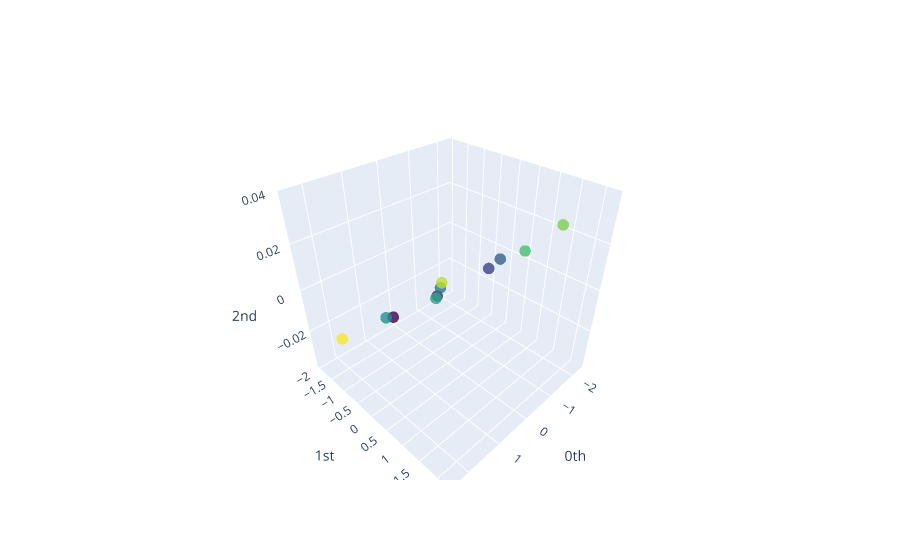

Here is the notebook cell this chart was saved with:
### Code cell
coords, diagrams_basic = smiles_to_persistence_diagrams(pyridine_smiles)
plot_point_cloud(coords)

### Figure 1 — Plotly figure (JSON) as saved in the notebook; plotly's stock layout.template omitted (floating-point values rounded to 4 significant figures)
{"data": [{"marker": {"color": [0, 1, 2, 3, 4, 5, 6, 7, 8, 9, 10], "colorscale": [[0, "#440154"], [0.1111, "#482878"], [0.2222, "#3e4989"], [0.3333, "#31688e"], [0.4444, "#26828e"], [0.5556, "#1f9e89"], [0.6667, "#35b779"], [0.7778, "#6ece58"], [0.8889, "#b5de2b"], [1, "#fde725"]], "opacity": 0.8, "size": 4}, "mode": "markers", "type": "scatter3d", "x": [0.39, -0.9243, -1.288, -0.2886, 1.055, 1.378, -1.687, -2.332, -0.5545, 1.837, 2.414], "y": [-1.538, -1.187, 0.1626, 1.138, 0.7562, -0.6033, -1.954, 0.4481, 2.187, 1.504, -0.9149], "z": [-0.02656, -0.02245, 0.0008257, 0.01966, 0.01504, -0.008464, -0.03723, 0.004223, 0.03778, 0.0295, -0.01232]}], "layout": {"scene": {"xaxis": {"exponentformat": "e", "showexponent": "all", "title": {"text": "0th"}, "type": "linear"}, "yaxis": {"exponentformat": "e", "showexponent": "all", "title": {"text": "1st"}, "type": "linear"}, "zaxis": {"exponentformat": "e", "showexponent": "all", "title": {"text": "2nd"}, "type": "linear"}}}}
